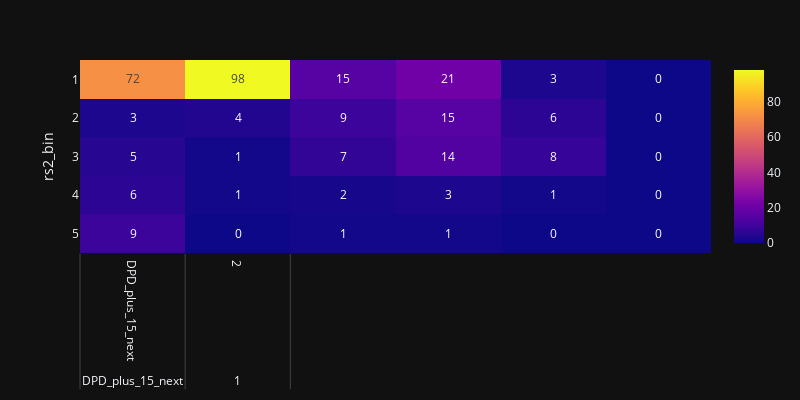

Notebook source saved alongside this figure:
### Code cell
fig = px.imshow(pd.pivot_table(dff[['rs2_bin','emi_no','DPD_plus_15_next']],index = 'rs2_bin',
               columns = 'emi_no',aggfunc ='sum'), text_auto=True, width=800, height=400)
fig.show()

### Figure 1 — Plotly figure (JSON) as saved in the notebook; plotly's stock layout.template omitted (floating-point values rounded to 4 significant figures)
{"data": [{"coloraxis": "coloraxis", "hovertemplate": "x: %{x}<br>rs2_bin: %{y}<br>color: %{z}<extra></extra>", "name": "0", "texttemplate": "%{z}", "type": "heatmap", "x": [["DPD_plus_15_next", 1], ["DPD_plus_15_next", 2], ["DPD_plus_15_next", 3], ["DPD_plus_15_next", 4], ["DPD_plus_15_next", 5], ["DPD_plus_15_next", 6]], "xaxis": "x", "y": [1, 2, 3, 4, 5], "yaxis": "y", "z": [[72, 98, 15, 21, 3, 0], [3, 4, 9, 15, 6, 0], [5, 1, 7, 14, 8, 0], [6, 1, 2, 3, 1, 0], [9, 0, 1, 1, 0, 0]]}], "layout": {"coloraxis": {"colorscale": [[0, "#0d0887"], [0.1111, "#46039f"], [0.2222, "#7201a8"], [0.3333, "#9c179e"], [0.4444, "#bd3786"], [0.5556, "#d8576b"], [0.6667, "#ed7953"], [0.7778, "#fb9f3a"], [0.8889, "#fdca26"], [1, "#f0f921"]]}, "height": 400, "margin": {"t": 60}, "width": 800, "xaxis": {"anchor": "y", "constrain": "domain", "domain": [0, 1], "scaleanchor": "y"}, "yaxis": {"anchor": "x", "autorange": "reversed", "constrain": "domain", "domain": [0, 1], "title": {"text": "rs2_bin"}}}}
